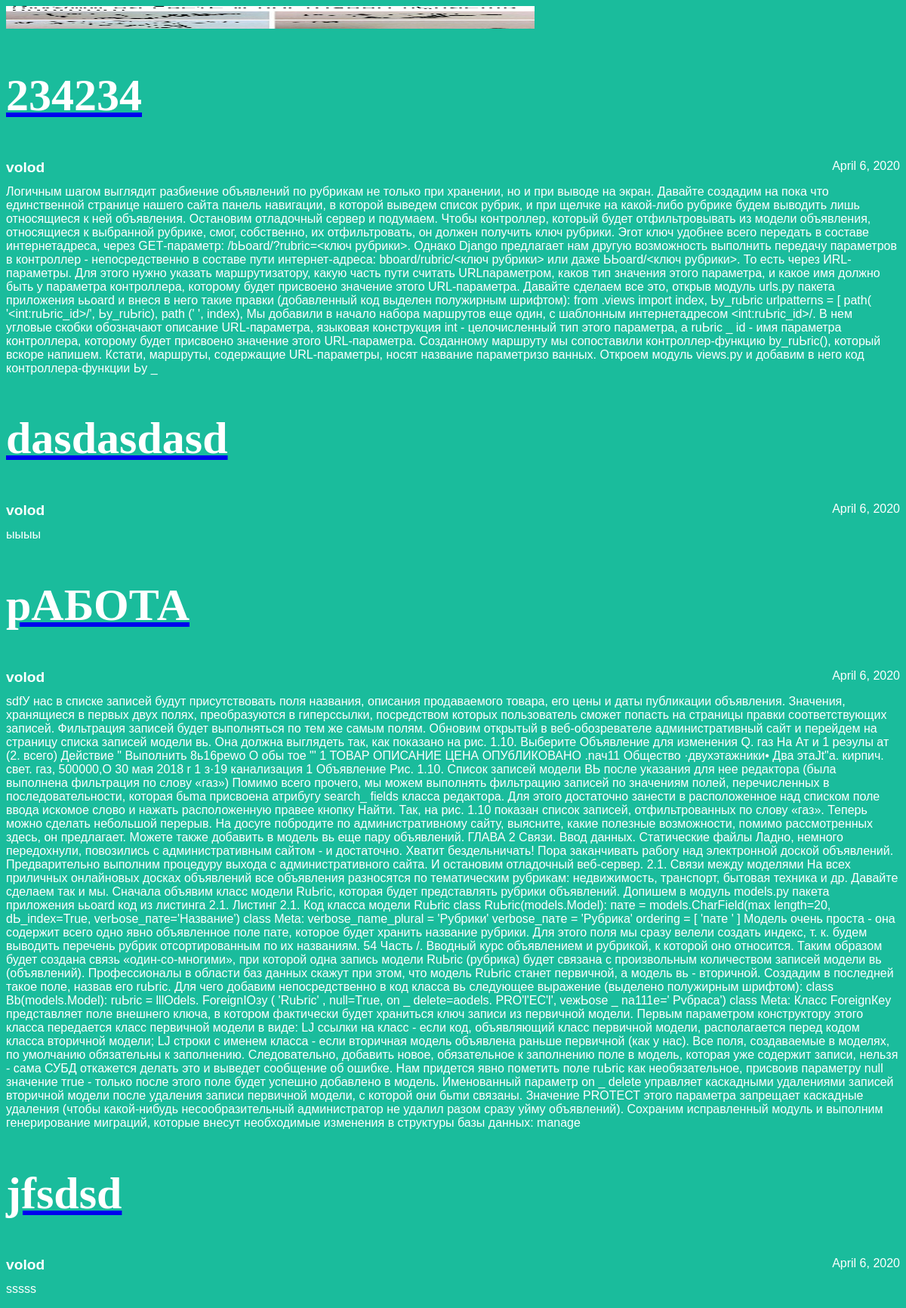
The page / on the database its author committed.
### articles/models.py (models this page shows, shortened)
class Article(models.Model):
    title = models.CharField(max_length=200)
    author = models.ForeignKey(User,
                               on_delete=models.CASCADE,
                               related_name='blog_posts')
    text = models.TextField()
    created_date = models.DateField(auto_now_add=True)
    created = models.DateTimeField(auto_now_add=True)
    updated = models.DateTimeField(auto_now=True)
    def get_excerpt(self):
        return self.text #[:140] + "..." if len(self.text) > 140 else self.text

### articles/views.py (the view)
def archive(request):
    return render(request, 'archive.html', {"posts": Article.objects.all()})

### articles/templates/archive.html (shortened to what this page needs)
<!DOCTYPE html>
<html>
    <head>
        <link rel="stylesheet" type="text/css" href="/static/article.css">
    </head>
    <body>
    <img src="/static/gggg.jpg"width="700" height="30"/>
 {% for post in posts %}
    <div class="one-post">
      <a href="//127.0.0.1:8000/article/{{post.id}}"><h2 class="post-title">{{ post.title }}</h2></a>
        <div class="article-info">
           <big><b><div class="article-author">{{ post.author.username }}</div></b></big>
            <div class="article-created-date">{{ post.created_date }}</div>
        </div>
        <p class="article-text">{{ post.get_excerpt }}</p>
    </div>
 {% endfor %}
    </body>
</html>

### articles/static/article.css (style rules this page uses)
body { background: #1abc9c; font-family: Tahoma, Arial, sans-serif; color: #ffffff }
.post-title a, h2 { color: #FFFFFF; }
.article-author { width: 50%; float: left; }
.article-created-date { text-align: right; }
h2 { font-family:Times New Roman,Times; font-size: 60px }

### rows shown on the page
Article: title "234234", author.username "volod", created_date "April 6, 2020", get_excerpt "Логичным шагом выглядит разбиение объявлений по рубрикам не только при хранении, но и при выводе на экран. Давайте создадим на пока что единственной странице нашего сайта панель навигации, в которой выведем список рубрик, и при щелчке на какой-либо рубрике будем выводить лишь относящиеся к ней объявления. Остановим отладочный сервер и подумаем. Чтобы контроллер, который будет отфильтровывать из модели объявления, относящиеся к выбранной рубрике, смог, собственно, их отфильтровать, он должен получить ключ рубрики. Эrот ключ удобнее всего передать в составе интернетадреса, через GЕТ-параметр: /bЬoard/?rubric=<ключ рубрики>. Однако Django предлагает нам другую возможность выполнить передачу…"
Article: title "dasdasdasd", author.username "volod", created_date "April 6, 2020", get_excerpt "ыыыы"
Article: title "рАБОТА", author.username "volod", created_date "April 6, 2020", get_excerpt "sdfУ нас в списке записей будут присутствовать поля названия, описания продаваемого товара, его цены и даты публикации объявления. Значения, хранящиеся в первых двух полях, преобразуются в гиперссылки, посредством которых пользователь сможет попасть на страницы правки соответствующих записей. Фильтрация записей будет выполняться по тем же самым полям. Обновим открытый в веб-обозревателе административный сайт и перейдем на страницу списка записей модели вь. Она должна выглядеть так, как показано на рис. 1.10. Выберите Объявление для изменения Q. газ На Ат и 1 реэулы ат (2. всего) Действие \" Выполнить 8ь16реwо О обы тое \"' 1 ТОВАР ОПИСАНИЕ ЦЕНА ОПУбЛИКОВАНО .nач11 Общество ·двухэтажники• Два…"
Article: title "jfsdsd", author.username "volod", created_date "April 6, 2020", get_excerpt "sssss"
